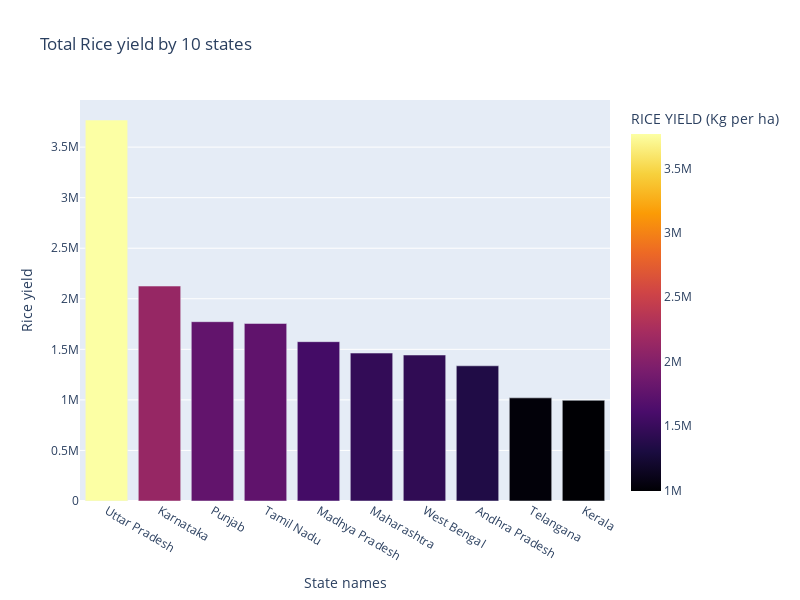

The cell this chart's notebook holds for it:
### Code cell
fig = px.bar(rice_yield, x='State Name', y='RICE YIELD (Kg per ha)',
             title='Total Rice yield by 10 states',
             labels={'State Name': 'State Name', 'RICE YIELD ': 'RICE YIELD (Kg per ha)'},
             color='RICE YIELD (Kg per ha)', color_continuous_scale='inferno'
          )

fig.update_layout(xaxis_title='State names', yaxis_title='Rice yield')
fig.update_layout(height=600,width=800)
fig.show()

### Figure 1 — Plotly figure (JSON) as saved in the notebook; plotly's stock layout.template omitted (floating-point values rounded to 4 significant figures)
{"data": [{"alignmentgroup": "True", "hovertemplate": "State Name=%{x}<br>RICE YIELD (Kg per ha)=%{marker.color}<extra></extra>", "legendgroup": "", "marker": {"color": [3768000.0, 2126000.0, 1773000.0, 1756000.0, 1576000.0, 1463000.0, 1444000.0, 1337000.0, 1020000.0, 995900.0], "coloraxis": "coloraxis", "pattern": {"shape": ""}}, "name": "", "offsetgroup": "", "orientation": "v", "showlegend": false, "textposition": "auto", "type": "bar", "x": ["Uttar Pradesh", "Karnataka", "Punjab", "Tamil Nadu", "Madhya Pradesh", "Maharashtra", "West Bengal", "Andhra Pradesh", "Telangana", "Kerala"], "xaxis": "x", "y": [3768000.0, 2126000.0, 1773000.0, 1756000.0, 1576000.0, 1463000.0, 1444000.0, 1337000.0, 1020000.0, 995900.0], "yaxis": "y"}], "layout": {"barmode": "relative", "coloraxis": {"colorbar": {"title": {"text": "RICE YIELD (Kg per ha)"}}, "colorscale": [[0, "#000004"], [0.1111, "#1b0c41"], [0.2222, "#4a0c6b"], [0.3333, "#781c6d"], [0.4444, "#a52c60"], [0.5556, "#cf4446"], [0.6667, "#ed6925"], [0.7778, "#fb9b06"], [0.8889, "#f7d13d"], [1, "#fcffa4"]]}, "height": 600, "legend": {"tracegroupgap": 0}, "title": {"text": "Total Rice yield by 10 states"}, "width": 800, "xaxis": {"anchor": "y", "domain": [0, 1], "title": {"text": "State names"}}, "yaxis": {"anchor": "x", "domain": [0, 1], "title": {"text": "Rice yield"}}}}
